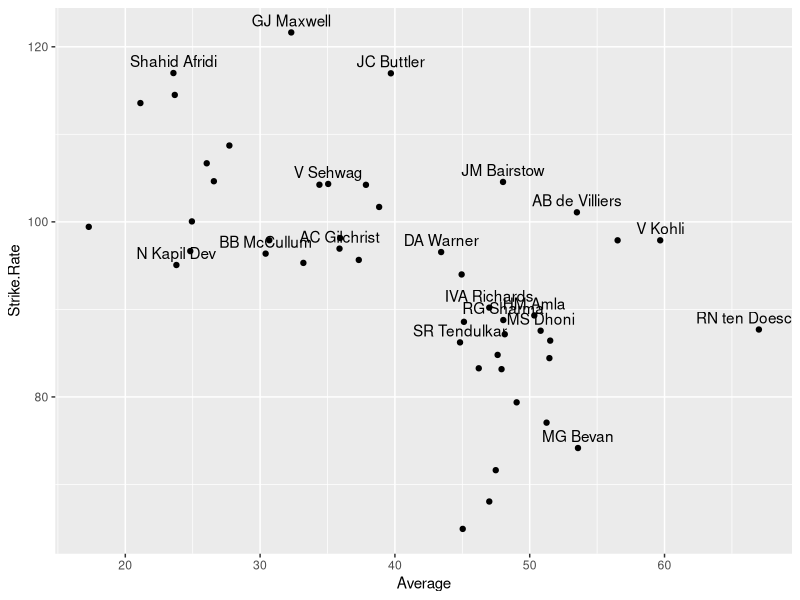

Here is the R script that generated this plot:
library(ggplot2)


avgsr <- read.csv('AveragevsStrikeRate.csv')
summary(avgsr)

ggplot(aes(x=Average,y=Strike.Rate),data=avgsr) +
    geom_point() + 
    geom_text(aes(label=ifelse(Name.of.Player %in% c("RN ten Doeschate","V Kohli","MG Bevan","AB de Villiers","MS Dhoni",
                                                     "HM Amla","RG Sharma","IVA Richards","SR Tendulkar","GJ Maxwell",
                                                     "Shahid Afridi","V Sehwag","AC Gilchrist","DA Warner",
                                                     "BB McCullum","N Kapil Dev","JC Buttler","JM Bairstow")
                               ,as.character(Name.of.Player),'')),vjust=-0.5)

              